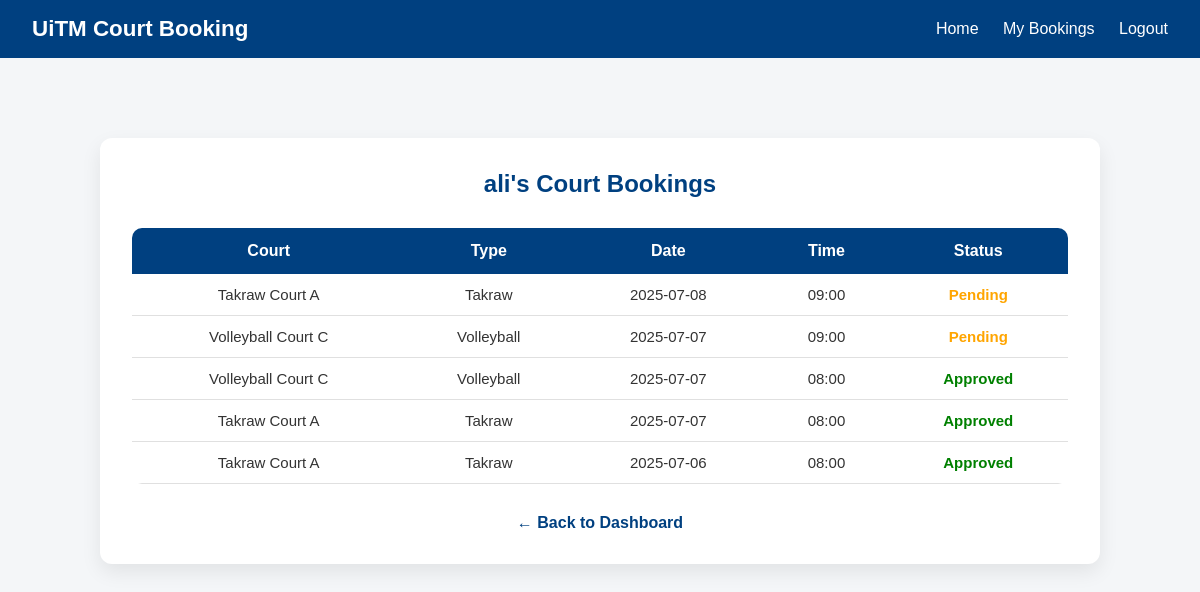
The app's page /my_bookings.php (signed in) with its own data.
### tables this page shows
CREATE TABLE `bookings` (
  `id` int NOT NULL,
  `user_id` int DEFAULT NULL,
  `court_id` int DEFAULT NULL,
  `booking_date` date DEFAULT NULL,
  `booking_time` time DEFAULT NULL,
  `status` enum('pending','approved','rejected') DEFAULT 'pending',
  `created_at` timestamp NULL DEFAULT CURRENT_TIMESTAMP
);

CREATE TABLE `courts` (
  `id` int NOT NULL,
  `name` varchar(100) DEFAULT NULL,
  `location` varchar(255) DEFAULT NULL,
  `type` enum('takraw','futsal','volleyball') DEFAULT NULL,
  `status` enum('active','inactive') DEFAULT 'active'
);

### my_bookings.php (the view, shortened to what this page needs)
<?php
require 'db.php';
$userId = $_SESSION['user_id'];
$stmt = $pdo->prepare("
    SELECT b.booking_date, b.booking_time, b.status, c.name AS court_name, c.type
    FROM bookings b
    JOIN courts c ON b.court_id = c.id
    WHERE b.user_id = ?
    ORDER BY b.booking_date DESC, b.booking_time DESC
");
$stmt->execute([$userId]);
$bookings = $stmt->fetchAll();
?>
<!DOCTYPE html>
<html>
<head>
    <link rel="stylesheet" href="style.css">
</head>
<body>
<?php include 'navbar.php'; ?>
<div class="booking-container">
    <h2><?php echo htmlspecialchars($userName); ?>'s Court Bookings</h2>
    <?php if (count($bookings) > 0): ?>
        <table class="bookings-table">
            <tr>
                <th>Court</th>
                <th>Type</th>
                <th>Date</th>
                <th>Time</th>
                <th>Status</th>
            </tr>
            <?php foreach ($bookings as $b): ?>
                <tr>
                    <td><?= htmlspecialchars($b['court_name']) ?></td>
                    <td><?= ucfirst($b['type']) ?></td>
                    <td><?= htmlspecialchars($b['booking_date']) ?></td>
                    <td><?= substr($b['booking_time'], 0, 5) ?></td>
                    <td class="status-<?= $b['status'] ?>"><?= ucfirst($b['status']) ?></td>
                </tr>
            <?php endforeach; ?>
        </table>
    <?php else: ?>
        <p class="no-booking">You have no bookings yet.</p>
    <?php endif; ?>
    <a href="dashboard.php" class="back-link">← Back to Dashboard</a>
</div>
</body>
</html>

### style.css (style rules this page uses)
* { box-sizing: border-box; margin: 0; padding: 0; }
body { font-family: Arial, sans-serif; background-color: #f4f6f8; color: #333; }
.back-link { display: block; margin-top: 1.5rem; color: #004080; text-decoration: none; }

### my_bookings.php (style rules this page uses)
.booking-container { max-width: 1000px; margin: 80px auto; background: white; border-radius: 12px; padding: 2rem; box-shadow: 0 8px 20px rgba(0,0,0,0.08); }
.booking-container h2 { text-align: center; color: #004080; margin-bottom: 30px; }
.bookings-table { width: 100%; border-collapse: collapse; border-radius: 10px; overflow: hidden; }
.bookings-table th { background-color: #004080; color: white; padding: 14px; font-size: 16px; }
.bookings-table td { padding: 12px; text-align: center; font-size: 15px; border-bottom: 1px solid #e0e0e0; }
.status-approved { color: green; font-weight: bold; }
.status-pending { color: orange; font-weight: bold; }
.back-link { display: block; text-align: center; margin-top: 30px; color: #004080; text-decoration: none; font-weight: bold; }

### records on screen
bookings: court.name "Takraw Court A", court.type "Takraw", booking_date "2025-07-08", booking_time "09:00", status "Pending"
bookings: court.name "Volleyball Court C", court.type "Volleyball", booking_date "2025-07-07", booking_time "09:00", status "Pending"
bookings: court.name "Volleyball Court C", court.type "Volleyball", booking_date "2025-07-07", booking_time "08:00", status "Approved"
bookings: court.name "Takraw Court A", court.type "Takraw", booking_date "2025-07-07", booking_time "08:00", status "Approved"
bookings: court.name "Takraw Court A", court.type "Takraw", booking_date "2025-07-06", booking_time "08:00", status "Approved"

### other values on screen
$userName "ali"
